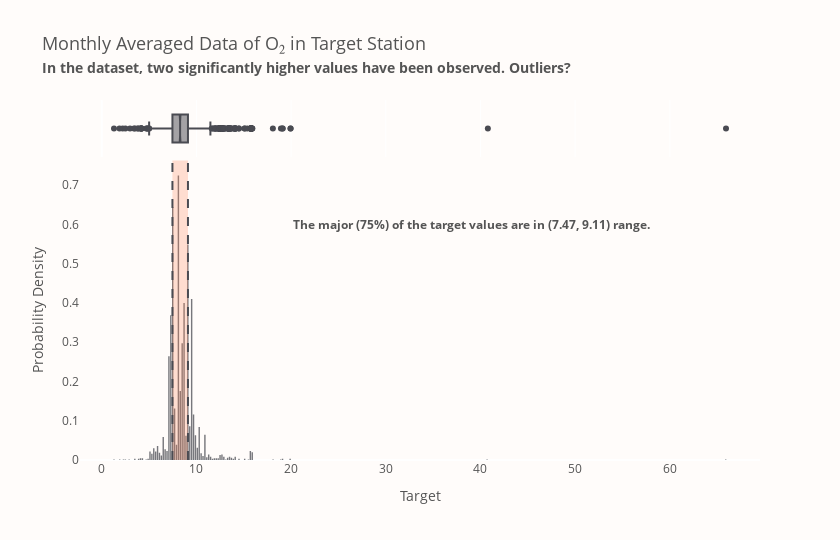

The notebook cell saved with this chart:
### Markdown cell above
<p style="
    font-size: 16px;
    font-family: 'JetBrains Mono';
">
    <b>Now we're going to look more closely at numerical properties and dependencies. Let's have a look at the target variable distribution first.</b>
</p>

### Code cell
target = train.target
Q1, Q3 = np.percentile(target, 25), np.percentile(target, 75)

fig = px.histogram(
    x=target,
    labels={"x": "Target"},
    marginal="box",
    histnorm="probability density",
    title="Monthly Averaged Data of O\u2082 in Target Station<br>"
    "<span style='font-size: 75%; font-weight: bold;'>"
    "In the dataset, two significantly higher values have been observed. Outliers?</span>",
    color_discrete_sequence=["#4A4B52"],
    opacity=0.75,
    height=540,
    width=840,
)
fig.add_annotation(
    x=20,
    y=0.6,
    align="left",
    xanchor="left",
    text=f"<b>The major (75%) of the target values are in ({Q1:.2f}, {Q3:.2f}) range.</b>",
    showarrow=False,
)
fig.add_vrect(x0=Q1, x1=Q3, line_width=0, fillcolor="#FF7F51", opacity=0.25, row=1)
fig.add_vline(x=Q1, line_width=2, line_dash="dash", line_color="#4A4B52", row=1)
fig.add_vline(x=Q3, line_width=2, line_dash="dash", line_color="#4A4B52", row=1)
fig.update_yaxes(title="Probability Density", row=1)
fig.update_layout(
    font_color=FONT_COLOR,
    title_font_size=18,
    plot_bgcolor=BACKGROUND_COLOR,
    paper_bgcolor=BACKGROUND_COLOR,
    xaxis_showgrid=False,
    yaxis_showgrid=False,
    bargap=0.25,
)
fig.show()

### Figure 1 — Plotly figure (JSON) as saved in the notebook; plotly's stock layout.template omitted (floating-point values rounded to 4 significant figures; data arrays with more than 128 entries replaced by an {"elided": "..."} marker saying what was removed)
{"data": [{"alignmentgroup": "True", "bingroup": "x", "histnorm": "probability density", "hovertemplate": "Target=%{x}<br>probability density=%{y}<extra></extra>", "legendgroup": "", "marker": {"color": "#4A4B52", "opacity": 0.75, "pattern": {"shape": ""}}, "name": "", "offsetgroup": "", "orientation": "v", "showlegend": false, "type": "histogram", "x": {"elided": "3500 float values"}, "xaxis": "x", "yaxis": "y"}, {"alignmentgroup": "True", "hovertemplate": "Target=%{x}<extra></extra>", "legendgroup": "", "marker": {"color": "#4A4B52"}, "name": "", "notched": true, "offsetgroup": "", "showlegend": false, "type": "box", "x": {"elided": "3500 float values"}, "xaxis": "x2", "yaxis": "y2"}], "layout": {"annotations": [{"align": "left", "showarrow": false, "text": "<b>The major (75%) of the target values are in (7.47, 9.11) range.</b>", "x": 20, "xanchor": "left", "y": 0.6}], "bargap": 0.25, "barmode": "relative", "font": {"color": "#545454"}, "height": 540, "legend": {"tracegroupgap": 0}, "paper_bgcolor": "#FFFCFA", "plot_bgcolor": "#FFFCFA", "shapes": [{"fillcolor": "#FF7F51", "line": {"width": 0}, "opacity": 0.25, "type": "rect", "x0": 7.47, "x1": 9.11, "xref": "x", "y0": 0, "y1": 1, "yref": "y domain"}, {"line": {"color": "#4A4B52", "dash": "dash", "width": 2}, "type": "line", "x0": 7.47, "x1": 7.47, "xref": "x", "y0": 0, "y1": 1, "yref": "y domain"}, {"line": {"color": "#4A4B52", "dash": "dash", "width": 2}, "type": "line", "x0": 9.11, "x1": 9.11, "xref": "x", "y0": 0, "y1": 1, "yref": "y domain"}], "title": {"font": {"size": 18}, "text": "Monthly Averaged Data of O₂ in Target Station<br><span style='font-size: 75%; font-weight: bold;'>In the dataset, two significantly higher values have been observed. Outliers?</span>"}, "width": 840, "xaxis": {"anchor": "y", "domain": [0, 1], "showgrid": false, "title": {"text": "Target"}}, "xaxis2": {"anchor": "y2", "domain": [0, 1], "matches": "x", "showgrid": true, "showticklabels": false}, "yaxis": {"anchor": "x", "domain": [0, 0.8316], "showgrid": false, "title": {"text": "Probability Density"}}, "yaxis2": {"anchor": "x2", "domain": [0.8416, 1], "matches": "y2", "showgrid": false, "showline": false, "showticklabels": false, "ticks": ""}}}
